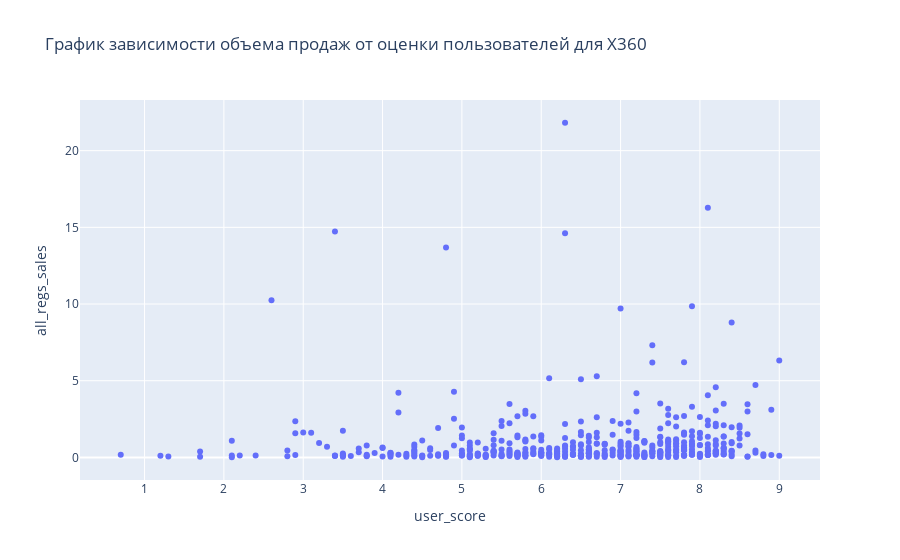

Notebook code for this chart:
### Code cell
scatter_plot('user_score','all_regs_sales',x360_user_sales,'График зависимости объема продаж от оценки пользователей для X360')

### Figure 1 — Plotly figure (JSON) as saved in the notebook; plotly's stock layout.template omitted (floating-point values rounded to 4 significant figures; data arrays with more than 128 entries replaced by an {"elided": "..."} marker saying what was removed)
{"data": [{"hovertemplate": "user_score=%{x}<br>all_regs_sales=%{y}<extra></extra>", "legendgroup": "", "marker": {"color": "#636efa", "symbol": "circle"}, "mode": "markers", "name": "", "orientation": "v", "showlegend": false, "type": "scatter", "x": {"elided": "495 float values"}, "xaxis": "x", "y": {"elided": "495 float values"}, "yaxis": "y"}], "layout": {"legend": {"tracegroupgap": 0}, "title": {"text": "График зависимости объема продаж от оценки пользователей для X360"}, "xaxis": {"anchor": "y", "domain": [0, 1], "title": {"text": "user_score"}}, "yaxis": {"anchor": "x", "domain": [0, 1], "title": {"text": "all_regs_sales"}}}}
